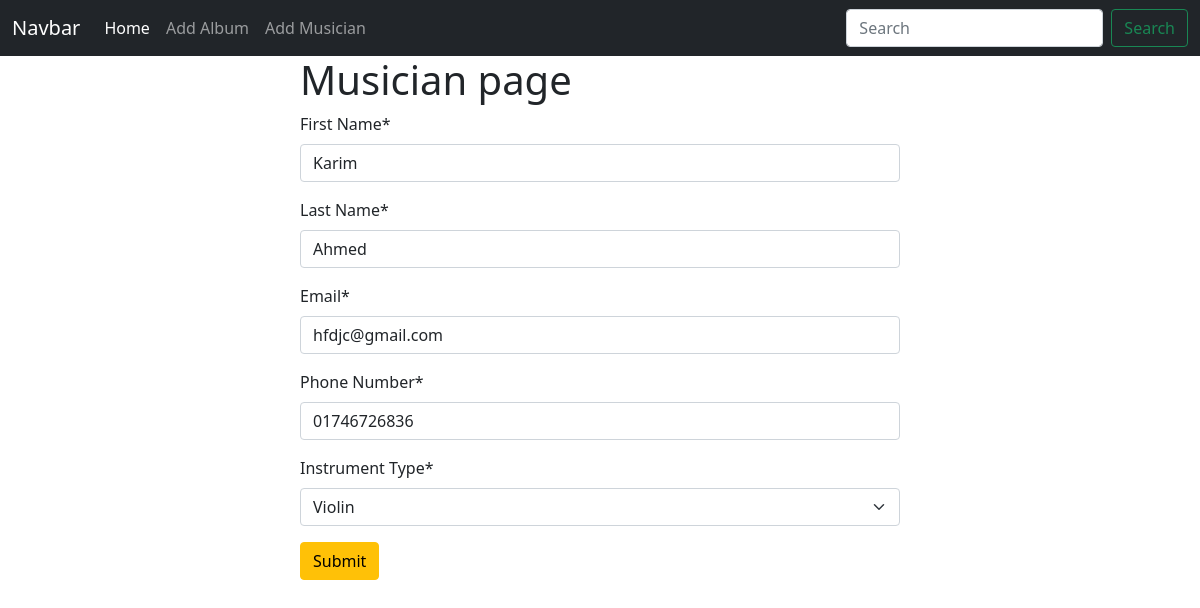
Screenshot of /musician/edit/4 with the database file from the repository.
### Musician/models.py (models this page shows, shortened)
class MusicianModel(models.Model):
    first_name = models.CharField(max_length=100, verbose_name='First Name')
    last_name = models.CharField(max_length=100, verbose_name='Last Name')
    email = models.EmailField(verbose_name='Email')
    phone_number = models.CharField(max_length=20, verbose_name='Phone Number')
    INSTRUMENT_CHOICES = [
        ('Flute', 'Flute'),
        ('Violin', 'Violin'),
        ('Guitar', 'Guitar'),
        ('Piano', 'Piano'),
        ('Other', 'Other'),
    ]
    instrument_type = models.CharField(max_length=20 , choices=INSTRUMENT_CHOICES, verbose_name='Instrument Type')

### Musician/views.py (the view)
# urls.py: path('edit/<int:id>',edit_musician,name="edit_musician"),
def edit_musician(request,id):
    music = MusicianModel.objects.get(pk=id)
    music_form = forms.MusicianForm(instance=music)
    if request.method == 'POST':
        music_form = forms.MusicianForm(request.POST,instance=music)
        if music_form.is_valid():
            music_form.save()
            return redirect('homepage')
    return render(request,'add_musician.html',{'form':music_form})

### Musician/forms.py
class MusicianForm(forms.ModelForm):
    class Meta:
        model = MusicianModel
        fields = '__all__'

### Musician/templates/add_musician.html (shortened to what this page needs)
{% extends "base.html" %}
{%  load crispy_forms_tags %}
{% block content %}
<form style="width:50% ; margin : auto" method="post">
    <h1>Musician page</h1>
    {{form | crispy}}
    <button class="btn btn-warning">Submit</button>
</form>
{% endblock  %}

### rows the page displays
MusicianModel: first_name "Karim", last_name "Ahmed", email "hfdjc@gmail.com", phone_number "01746726836", instrument_type "Violin"
